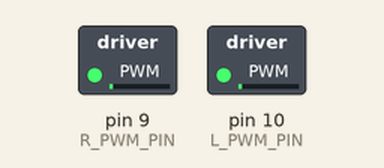
Simulated run of this sketch. Board: Arduino Uno, built with avr-gcc and run on an emulated ATmega328P. Parts: switched loads named in the sketch (green lamp = pin HIGH).

Above: at 0.05 s.
At 4.0 s:
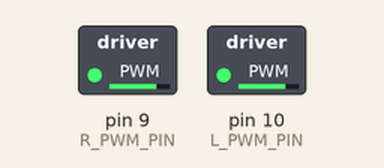
At 6.0 s:
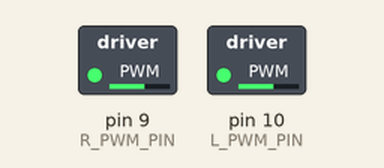
At 7.95 s:
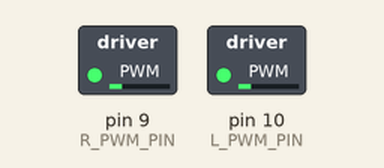
Timing chart, 0 to 11.7 s (numbered marks = the images above):
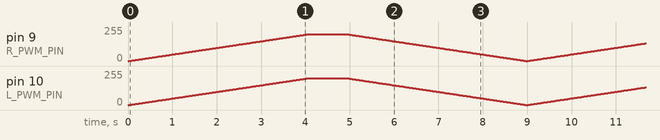

The sketch:

exercise_4.ino
```cpp
#include "motors.h"

int pwm_value;
bool pwm_value_increasing;

Motor_c motors;

void setup() {
  motors.initialise();
}

void loop() {

  motors.setMotorPower("left", pwm_value);
  motors.setMotorPower("right", pwm_value);
  delay(20);

  if (pwm_value >= 220) {
    pwm_value_increasing = false;
  }
  else if (pwm_value <= -220) {
    pwm_value_increasing = true;
  }

  if (pwm_value_increasing) {
    pwm_value += 1;
  }
  else {
    pwm_value -= 1;
  }
}
```

motors.h
```cpp
#define L_PWM_PIN 10
#define L_DIR_PIN 16
#define R_PWM_PIN 9
#define R_DIR_PIN 15

#define FWD LOW
#define REV HIGH

class Motor_c {
  public:

  void initialise() {
    digitalWrite(L_DIR_PIN, FWD);
    digitalWrite(R_DIR_PIN, FWD);
    analogWrite(L_PWM_PIN, 0);
    analogWrite(R_PWM_PIN, 0);
  }

  int setMotorPower(String motor, float pwm) {

    int target_dir_pin;
    int target_pwm_pin;

    if (motor == "left") {
      target_pwm_pin = L_PWM_PIN;
      target_dir_pin = L_DIR_PIN;
    }
    else if (motor == "right") {
      target_pwm_pin = R_PWM_PIN;
      target_dir_pin = R_DIR_PIN;
    }
    else {
      Serial.println("Error: Invalid motor selection. Please set first argument to \"left\" or \"right\".");

      return 1;
    }

    if (pwm >= 0) {
       digitalWrite(target_dir_pin, FWD);
    }
    else {
       digitalWrite(target_dir_pin, REV);
    }

    if (abs(pwm) > 200) {
      Serial.print("Warning: Illegal motor speed (");
      Serial.print(pwm);
      Serial.println(").");
      Serial.println("Motor speed setting exceeded and will be capped at 200.");
      Serial.println("Please use motor speeds in range -200 < x < 200.");
    }

    analogWrite(target_pwm_pin, min(abs(pwm), 200));

    return 0;
  }
};
```
